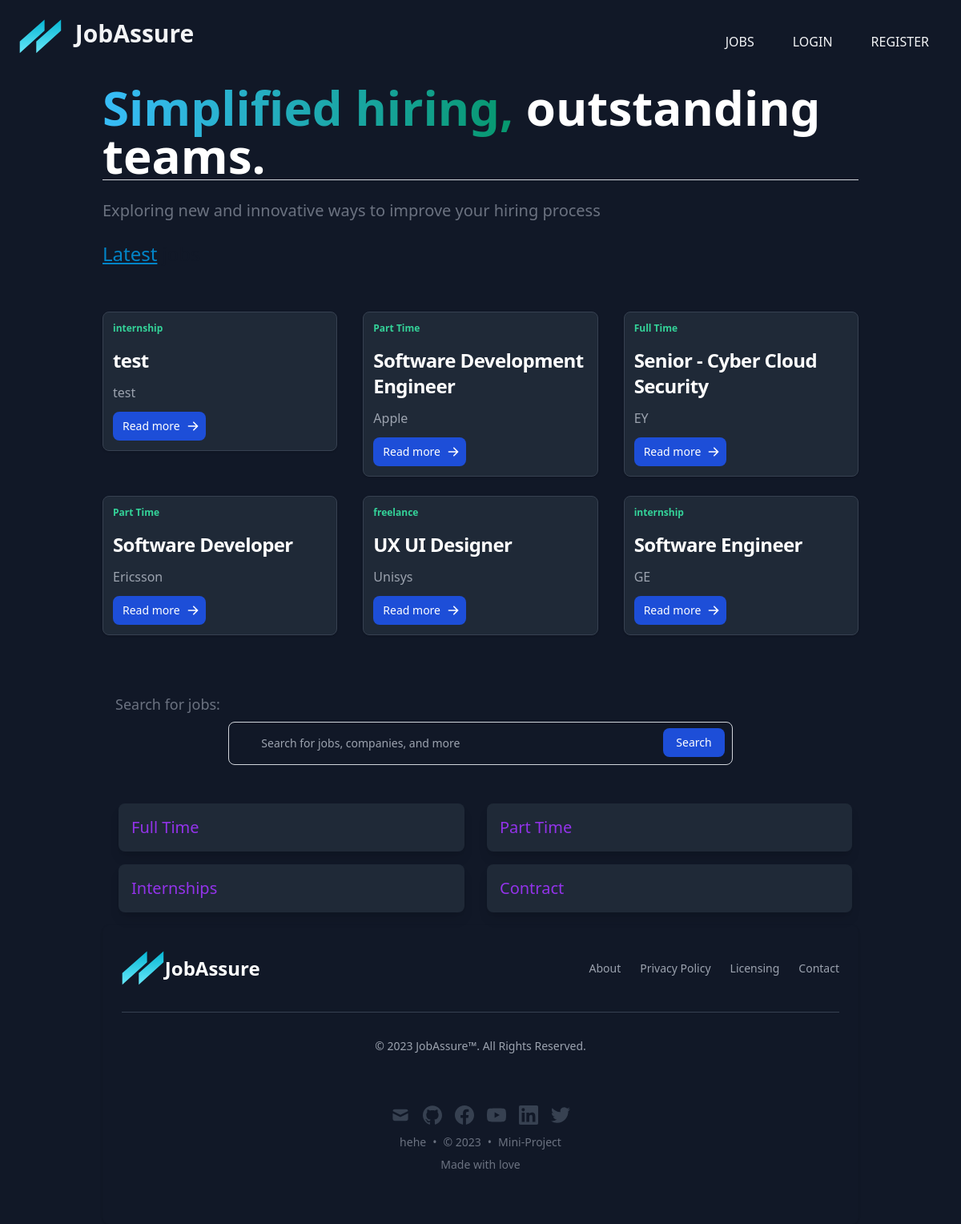
The page / on the database its author committed.
### dash/models.py (models this page shows)
class JobPost(models.Model):
    JOB_TYPE_CHOICES = (
        ('full_time', 'Full Time'),
        ('part_time', 'Part Time'),
        ('contract', 'Contract'),
        ('internship', 'Internship'),
        ('freelance', 'Freelance'),
    )
    user = models.ForeignKey(User, on_delete=models.CASCADE)
    title = models.CharField(max_length=200)
    company = models.CharField(max_length=200)
    description = models.TextField()
    job_type = models.CharField(max_length=20, choices=JOB_TYPE_CHOICES, default='full_time')
    created_at = models.DateTimeField(auto_now_add=True)

### front/views.py (the view)
# urls.py: path('', views.indexpage, name='indexpage'),
def indexpage(request):
    jobs = JobPost.objects.order_by('-created_at')[:6]  # slice the queryset to get only the first 6 jobs
    context = {'jobs': jobs}
    return render(request, 'index.html', context)

### front/templates/index.html (shortened to what this page needs)
<!doctype html>
<html>
<head>
  <script src="https://cdn.tailwindcss.com"></script>
</head>
<body class="bg-gray-900">
    {% include 'partials/nav.html' %}
    <div class="container mx-auto px-10">
      <h1 class="border-b border-gray-300 dark:border-gray-800 mb-6 text-4xl font-extrabold text-gray-900 dark:text-white md:text-5xl lg:text-6xl"><span class="text-transparent bg-clip-text bg-gradient-to-r to-emerald-600 from-sky-400">Simplified hiring, </span><span class="text-white">outstanding teams.</span></h1>
      <p class="text-lg font-normal text-gray-500 lg:text-xl dark:text-gray-400"> Exploring new and innovative ways to improve your hiring process</p>
      <br>
      <p class="text-2xl font-medium text-gray-900 dark:text-white pb-8">
          <span class="text-sky-600"><u>Latest</u></span> jobs
      </p>
      <br>
        <div class="flex flex-wrap -mx-4 justify-center h-full bg-gray-900">
          {% for job in jobs %}
            <div class="w-full md:w-1/2 lg:w-1/3 px-4 mb-6 transition-all duration-500 transform hover:scale-105">
              <div class="max-w-sm p-3 bg-gray-800 border border-gray-700 rounded-lg shadow hover:bg-gray-700">
                <div class="flex justify-between items-start mb-4">
                  {% if job.job_type == 'full_time' %}
                    <p class="text-xs font-semibold text-emerald-400">Full Time</p>
                  {% elif job.job_type == 'part_time' %}
                    <p class="text-xs font-semibold text-emerald-400">Part Time</p>
                  {% else %}
                    <p class="text-xs font-semibold text-emerald-400">{{ job.job_type }}</p>
                  {% endif %}
                </div>
                <a href="#" class="animate-bounce">
                  <h5 class="my-2 text-2xl font-bold tracking-tight text-white">{{ job.title }}</h5>
                </a>
                <p class="my-3 font-normal text-gray-400">{{ job.company }}</p>
                <a href="{% url 'job_detail' job_id=job.id %}" class="inline-flex items-center px-3 py-2 text-sm font-medium text-center text-white bg-blue-700 rounded-lg hover:bg-blue-800 focus:ring-4 focus:outline-none focus:ring-blue-300 dark:bg-blue-600 dark:hover:bg-blue-700 dark:focus:ring-blue-800">
                  Read more
                </a>
              </div>
            </div>
          {% endfor %}
        </div>
<br><br>
<label class="block text-lg font-medium text-gray-500 dark:text-gray-400 ml-4 mb-2">Search for jobs:</label>
<form action="dashboard/search" method="get" class="w-full sm:w-2/3 mx-auto">
  <div class="relative">
    <div class="absolute inset-y-0 left-0 flex items-center pl-3 pointer-events-none">
    </div>
    <input type="search" id="default-search" class="block w-full p-4 pl-10 text-sm text-gray-900 border border-gray-300 rounded-lg bg-gray-900 focus:ring-blue-500 focus:border-blue-500 placeholder-gray-400 text-white focus:outline-none dark:bg-gray-700 dark:border-gray-600 dark:text-gray-100 dark:placeholder-gray-400 dark:focus:ring-blue-500 dark:focus:border-blue-500 transition duration-500 ease-in-out transform hover:-translate-y-1 hover:scale-105" placeholder="Search for jobs, companies, and more" name="q" required>
    <button type="submit" class="text-white absolute right-2.5 bottom-2.5 bg-blue-700 hover:bg-blue-800 focus:ring-4 focus:outline-none focus:ring-blue-300 font-medium rounded-lg text-sm px-4 py-2 dark:bg-blue-600 dark:hover:bg-blue-700 dark:focus:ring-blue-800 transition duration-500 ease-in-out transform hover:-translate-y-1 hover:scale-105">Search</button>
  </div><br>
</form>
<br><div class="flex justify-between center">
    <div class="w-1/2 px-5">
      <div class="bg-gray-800 shadow-lg rounded-lg p-4 mb-4 transform hover:scale-105 transition duration-300 ease-in-out">
        <a href="/jobs?job_type=full_time" class="text-purple-600 hover:text-purple-300 text-center text-sm md:text-lg lg:text-xl">Full Time </a>
      </div>
      <div class="bg-gray-800 shadow-lg rounded-lg p-4 mb-4 transform hover:scale-105 transition duration-300 ease-in-out">
        <a href="/jobs?job_type=internship" class="text-purple-600 hover:text-purple-300 text-center text-sm md:text-lg lg:text-xl">Internships</a>
      </div>
    </div>
    <div class="w-1/2 px-2">
      <div class="bg-gray-800 shadow-lg rounded-lg p-4 mb-4 transform hover:scale-105 transition duration-300 ease-in-out">
        <a href="/jobs?job_type=part_time" class="text-purple-600 hover:text-purple-300 text-center text-sm md:text-lg lg:text-xl">Part Time </a>
      </div>
      <div class="bg-gray-800 shadow-lg rounded-lg p-4 mb-4 transform hover:scale-105 transition duration-300 ease-in-out">
        <a href="/jobs?job_type=contract" class="text-purple-600 hover:text-purple-300 text-center text-sm md:text-lg lg:text-xl">Contract</a>
      </div>
    </div>
  </div>
<footer class="p-4 bg-gray-900 rounded-lg shadow md:px-6 md:py-8">
  <div class="sm:flex sm:items-center sm:justify-between">
      <a href="https://www.akashsebastian.com/" class="flex items-center mb-4 sm:mb-0">
          <span class="self-center text-2xl font-semibold whitespace-nowrap text-white"> JobAssure</span>
      </a>
      <ul class="flex flex-wrap items-center mb-6 text-sm text-gray-400 sm:mb-0">
          <li>
              <a href="#" class="mr-4 hover:underline md:mr-6">About</a>
          </li>
          <li>
              <a href="#" class="mr-4 hover:underline md:mr-6">Privacy Policy</a>
          </li>
          <li>
              <a href="#" class="mr-4 hover:underline md:mr-6">Licensing</a>
          </li>
          <li>
              <a href="#" class="hover:underline">Contact</a>
          </li>
      </ul>
  </div>
  <hr class="my-6 border-gray-700 sm:mx-auto lg:my-8" />
  <span class="block text-sm text-gray-400 sm:text-center">© 2023 <a href="https://www.akashsebastian.com" class="hover:underline">JobAssure™</a>. All Rights
Reserved.
                </span>
            {% include 'partials/footer.html' %}
            </div>
            </body>
            </html>

### rows shown on the page
JobPost: job_type "internship", title "test", company "test"
JobPost: job_type "Part Time", title "Software Development Engineer", company "Apple"
JobPost: job_type "Full Time", title "Senior - Cyber Cloud Security", company "EY"
JobPost: job_type "Part Time", title "Software Developer", company "Ericsson"
JobPost: job_type "freelance", title "UX UI Designer", company "Unisys"
JobPost: job_type "internship", title "Software Engineer", company "GE"
